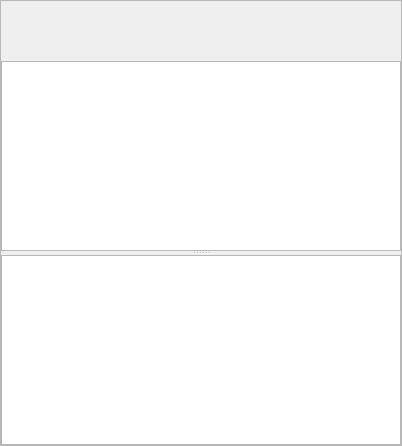
               <widget class="QFrame" name="frame">
                <property name="frameShape">
                 <enum>QFrame::StyledPanel</enum>
                </property>
                <property name="frameShadow">
                 <enum>QFrame::Raised</enum>
                </property>
                <layout class="QVBoxLayout" name="verticalLayout_5" stretch="0,0,0">
                 <property name="leftMargin">
                  <number>0</number>
                 </property>
                 <property name="topMargin">
                  <number>0</number>
                 </property>
                 <property name="rightMargin">
                  <number>0</number>
                 </property>
                 <property name="bottomMargin">
                  <number>0</number>
                 </property>
                 <item>
                  <widget class="QLabel" name="lbl_image_name">
                   <property name="font">
                    <font>
                     <pointsize>12</pointsize>
                     <weight>75</weight>
                     <bold>true</bold>
                    </font>
                   </property>
                   <property name="text">
                    <string/>
                   </property>
                  </widget>
                 </item>
                 <item>
                  <widget class="QLabel" name="lbl_image_path">
                   <property name="minimumSize">
                    <size>
                     <width>0</width>
                     <height>30</height>
                    </size>
                   </property>
                   <property name="text">
                    <string/>
                   </property>
                   <property name="wordWrap">
                    <bool>false</bool>
                   </property>
                  </widget>
                 </item>
                 <item>
                  <widget class="QSplitter" name="splitter_images">
                   <property name="orientation">
                    <enum>Qt::Vertical</enum>
                   </property>
                   <property name="childrenCollapsible">
                    <bool>false</bool>
                   </property>
                   <widget class="DIGITIZERView" name="view_digizizer">
                    <property name="sizePolicy">
                     <sizepolicy hsizetype="Preferred" vsizetype="Preferred">
                      <horstretch>0</horstretch>
                      <verstretch>0</verstretch>
                     </sizepolicy>
                    </property>
                    <property name="minimumSize">
                     <size>
                      <width>400</width>
                      <height>0</height>
                     </size>
                    </property>
                    <property name="focusPolicy">
                     <enum>Qt::NoFocus</enum>
                    </property>
                   </widget>
                   <widget class="QTableView" name="table_preview">
                    <property name="selectionMode">
                     <enum>QAbstractItemView::NoSelection</enum>
                    </property>
                    <property name="showGrid">
                     <bool>false</bool>
                    </property>
                    <attribute name="horizontalHeaderVisible">
                     <bool>false</bool>
                    </attribute>
                    <attribute name="verticalHeaderVisible">
                     <bool>false</bool>
                    </attribute>
                   </widget>
                  </widget>
                 </item>
                </layout>
               </widget>
